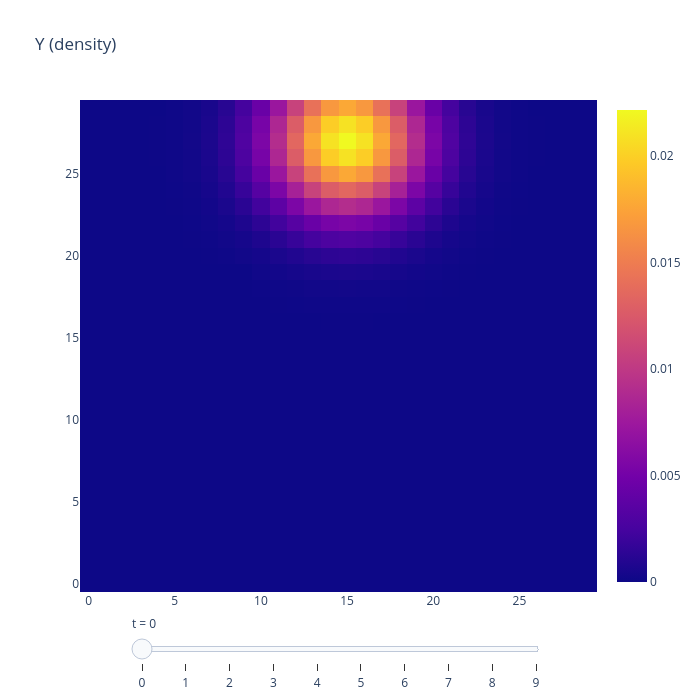

Notebook cell for this chart:
### Code cell
view_matrix(Y, title="Y (density)").show()

### Figure 1 — Plotly figure (JSON) as saved in the notebook; plotly's stock layout.template omitted (floating-point values rounded to 4 significant figures; data arrays with more than 128 entries replaced by an {"elided": "..."} marker saying what was removed)
{"data": [{"colorscale": [[0, "#0d0887"], [0.1111, "#46039f"], [0.2222, "#7201a8"], [0.3333, "#9c179e"], [0.4444, "#bd3786"], [0.5556, "#d8576b"], [0.6667, "#ed7953"], [0.7778, "#fb9f3a"], [0.8889, "#fdca26"], [1, "#f0f921"]], "type": "heatmap", "z": {"elided": "30x30 float values"}, "zmax": 0.02215, "zmin": 0}], "layout": {"height": 700, "sliders": [{"active": 0, "currentvalue": {"prefix": "t = "}, "len": 0.8, "steps": [{"args": [["0"], {"frame": {"duration": 0}, "mode": "immediate"}], "label": "0", "method": "animate"}, {"args": [["1"], {"frame": {"duration": 0}, "mode": "immediate"}], "label": "1", "method": "animate"}, {"args": [["2"], {"frame": {"duration": 0}, "mode": "immediate"}], "label": "2", "method": "animate"}, {"args": [["3"], {"frame": {"duration": 0}, "mode": "immediate"}], "label": "3", "method": "animate"}, {"args": [["4"], {"frame": {"duration": 0}, "mode": "immediate"}], "label": "4", "method": "animate"}, {"args": [["5"], {"frame": {"duration": 0}, "mode": "immediate"}], "label": "5", "method": "animate"}, {"args": [["6"], {"frame": {"duration": 0}, "mode": "immediate"}], "label": "6", "method": "animate"}, {"args": [["7"], {"frame": {"duration": 0}, "mode": "immediate"}], "label": "7", "method": "animate"}, {"args": [["8"], {"frame": {"duration": 0}, "mode": "immediate"}], "label": "8", "method": "animate"}, {"args": [["9"], {"frame": {"duration": 0}, "mode": "immediate"}], "label": "9", "method": "animate"}], "x": 0.1}], "title": {"text": "Y (density)"}, "width": 700}}
